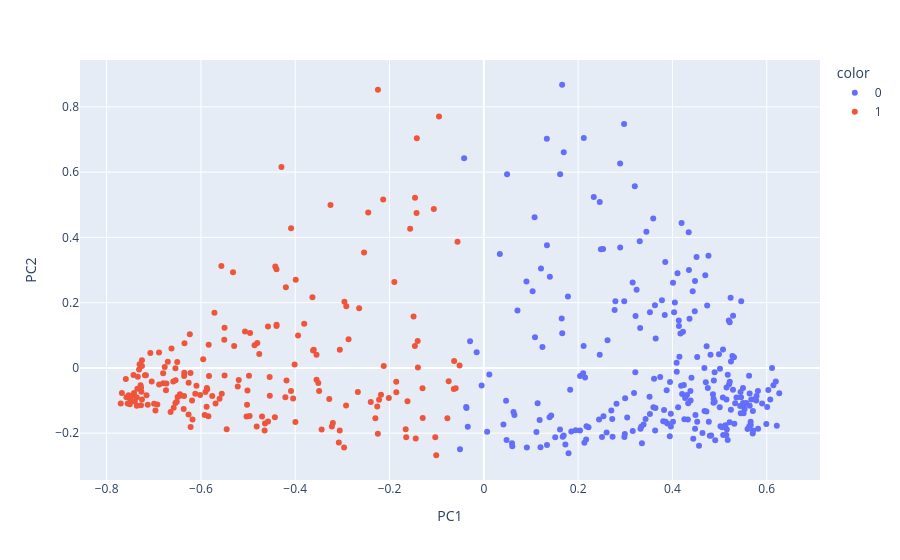

The notebook cell this image was saved under:
### Code cell
# Visualiser les classes
scatter_plot(New_df, kmeans_partition)

### Figure 1 — Plotly figure (JSON) as saved in the notebook; plotly's stock layout.template omitted (floating-point values rounded to 4 significant figures; data arrays with more than 128 entries replaced by an {"elided": "..."} marker saying what was removed)
{"data": [{"hovertemplate": "color=0<br>PC1=%{x}<br>PC2=%{y}<extra></extra>", "legendgroup": "0", "marker": {"color": "#636efa", "symbol": "circle"}, "mode": "markers", "name": "0", "orientation": "v", "showlegend": true, "type": "scatter", "x": {"elided": "250 float values"}, "xaxis": "x", "y": {"elided": "250 float values"}, "yaxis": "y"}, {"hovertemplate": "color=1<br>PC1=%{x}<br>PC2=%{y}<extra></extra>", "legendgroup": "1", "marker": {"color": "#EF553B", "symbol": "circle"}, "mode": "markers", "name": "1", "orientation": "v", "showlegend": true, "type": "scatter", "x": {"elided": "190 float values"}, "xaxis": "x", "y": {"elided": "190 float values"}, "yaxis": "y"}], "layout": {"legend": {"title": {"text": "color"}, "tracegroupgap": 0}, "margin": {"t": 60}, "xaxis": {"anchor": "y", "domain": [0, 1], "title": {"text": "PC1"}}, "yaxis": {"anchor": "x", "domain": [0, 1], "title": {"text": "PC2"}}}}
